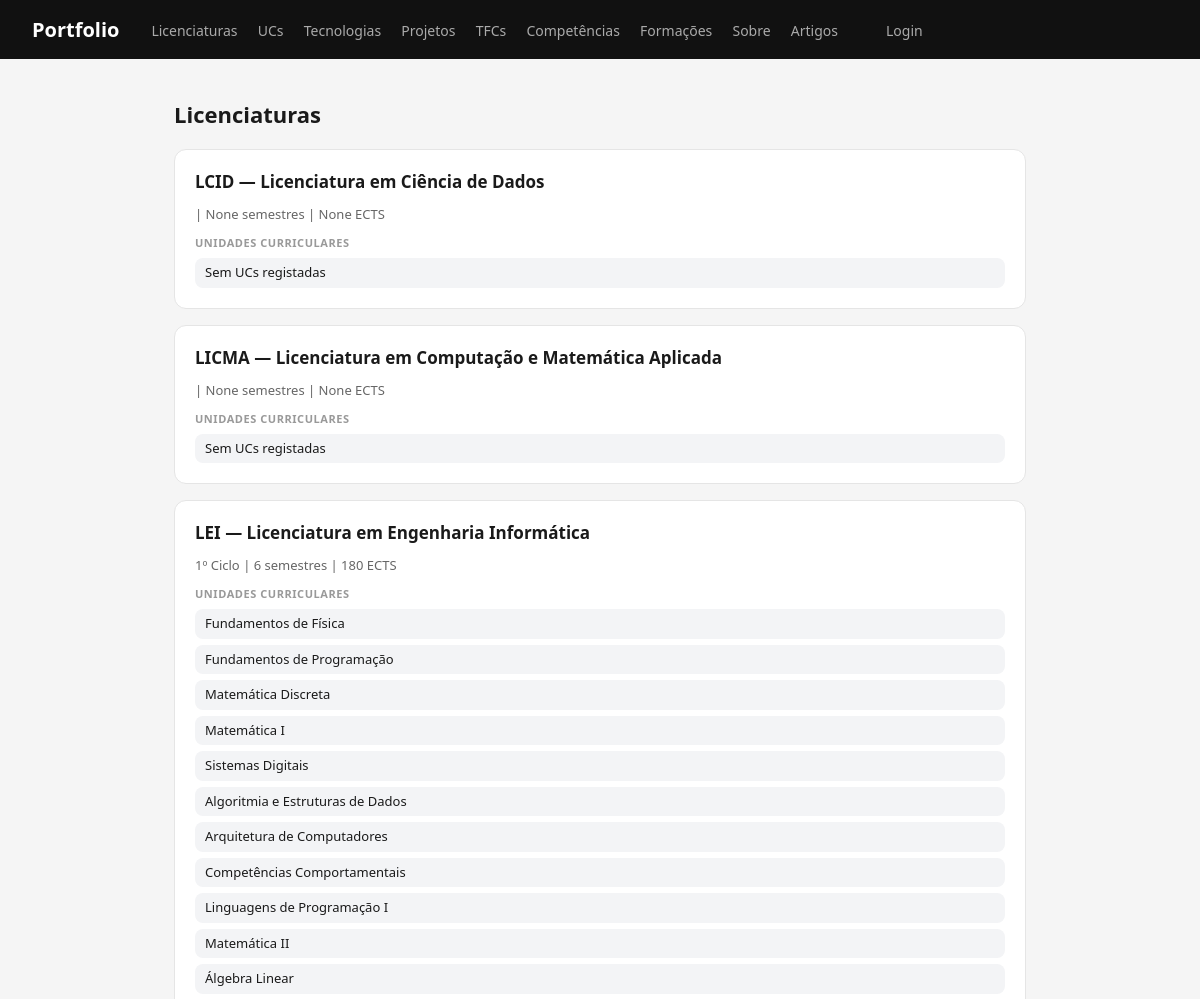
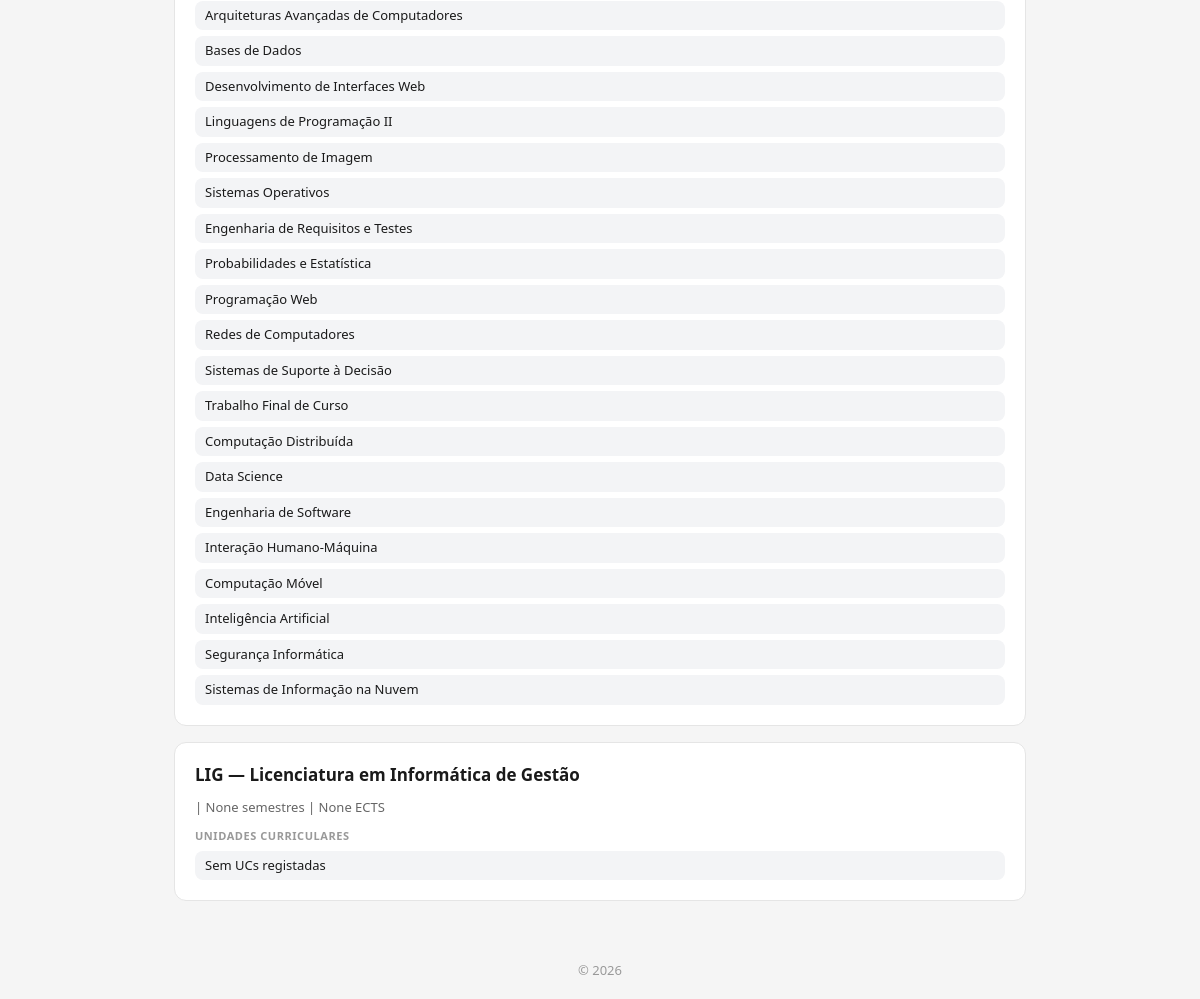
Page /portfolio/licenciaturas/ on the committed database (2 pictures, top to bottom).
### portfolio/models.py (models this page shows, shortened)
class Licenciatura(models.Model):
    nome = models.CharField(max_length=150)
    sigla = models.CharField(max_length=20)
    codigo = models.CharField(
        max_length=20,
        unique=True,
        help_text="Código usado pela instituição (por exemplo, 260 para LEI).",
    )
    descricao = models.TextField(blank=True)
    duracao_semestres = models.PositiveSmallIntegerField(
        validators=[MinValueValidator(1)],
        blank=True,
        null=True,
    )
    ects = models.PositiveSmallIntegerField(
        validators=[MinValueValidator(1)],
        blank=True,
        null=True,
    )
    website = models.URLField(blank=True)
    imagem = models.ImageField(upload_to="licenciaturas/", blank=True)
    objetivos = models.TextField(blank=True)
    competencias = models.TextField(blank=True)
    saidas_profissionais = models.TextField(blank=True)
    condicoes_acesso = models.TextField(blank=True)
    grau = models.CharField(max_length=100, blank=True)
    area_cientifica = models.CharField(max_length=150, blank=True)
    modalidade = models.CharField(max_length=100, blank=True)
    acreditacao = models.CharField(max_length=100, blank=True)
    docentes = models.ManyToManyField(
        "Docente",
        related_name="licenciaturas",
        blank=True,
    )
    class Meta:
        ordering = ["nome"]
        verbose_name = "licenciatura"
        verbose_name_plural = "licenciaturas"

class UnidadeCurricular(models.Model):
    class Semestre(models.TextChoices):
        PRIMEIRO = "S1", "1.º semestre"
        SEGUNDO = "S2", "2.º semestre"
        ANUAL = "A", "Anual"
    licenciatura = models.ForeignKey(
        Licenciatura,
        on_delete=models.CASCADE,
        related_name="unidades_curriculares",
    )
    docentes = models.ManyToManyField(
        Docente,
        related_name="unidades_curriculares",
        blank=True,
    )
    nome = models.CharField(max_length=150)
    codigo = models.CharField(max_length=30)
    ano = models.PositiveSmallIntegerField(
        validators=[MinValueValidator(1), MaxValueValidator(6)]
    )
    semestre = models.CharField(max_length=2, choices=Semestre.choices)
    ects = models.DecimalField(
        max_digits=4,
        decimal_places=1,
        validators=[MinValueValidator(0.5)],
    )
    descricao = models.TextField(blank=True)
    imagem = models.ImageField(upload_to="unidades_curriculares/", blank=True)
    ano_letivo = models.CharField(max_length=6, blank=True)
    apresentacao = models.TextField(blank=True)
    objetivos = models.TextField(blank=True)
    competencias = models.TextField(blank=True)
    programa = models.TextField(blank=True)
    metodologia = models.TextField(blank=True)
    avaliacao = models.TextField(blank=True)
    bibliografia = models.TextField(blank=True)
    natureza = models.CharField(max_length=100, blank=True)
    idioma = models.CharField(max_length=100, blank=True)
    horas_contacto = models.DecimalField(
        max_digits=6,
        decimal_places=1,
        blank=True,
        null=True,
    )
    class Meta:
        ordering = ["licenciatura", "ano", "semestre", "nome"]
        verbose_name = "unidade curricular"
        verbose_name_plural = "unidades curriculares"
        constraints = [
            models.UniqueConstraint(
                fields=["licenciatura", "codigo"],
                name="uc_codigo_unico_por_licenciatura",
            )
        ]

### portfolio/views.py (the view)
# urls.py: path('licenciaturas/', views.licenciaturas_view, name='licenciaturas'),
def licenciaturas_view(request):
    licenciaturas = Licenciatura.objects.prefetch_related('unidades_curriculares').all()
    return render(request, 'portfolio/licenciaturas.html', {'licenciaturas': licenciaturas})

### accounts/context_processors.py (called while the page is built)
def is_gestor(request):
    authenticated = request.user.is_authenticated
    superuser = authenticated and request.user.is_superuser
    gestor = authenticated and (
        superuser or request.user.groups.filter(name='gestor-portfolio').exists()
    )
    autor = authenticated and (
        superuser or request.user.groups.filter(name='autores').exists()
    )
    return {'is_gestor': gestor, 'is_autor': autor}

### portfolio/templates/portfolio/licenciaturas.html
{% extends "portfolio/base.html" %}
{% block content %}
<h2>Licenciaturas</h2>
<section>
    {% for lic in licenciaturas %}
    <article>
        <header>
            <h3>{{ lic.sigla }} — {{ lic.nome }}</h3>
            <p>{{ lic.grau }} | {{ lic.duracao_semestres }} semestres | {{ lic.ects }} ECTS</p>
        </header>
        <section>
            <h4>Unidades Curriculares</h4>
            <ul>
                {% for uc in lic.unidades_curriculares.all %}
                <li>{{ uc.nome }}</li>
                {% empty %}
                <li>Sem UCs registadas</li>
                {% endfor %}
            </ul>
        </section>
    </article>
    {% endfor %}
</section>
{% endblock %}

### portfolio/static/portfolio/styles.css (style rules this page uses)
* { box-sizing: border-box; margin: 0; padding: 0; }
body { font-family: system-ui, sans-serif; background: #f5f5f5; color: #1a1a1a; }
h2 { font-size: 22px; margin-bottom: 20px; }
section > article { background: white; border-radius: 12px; padding: 20px; margin-bottom: 16px; border: 1px solid #e5e5e5; }
article > header { display: flex; align-items: center; gap: 12px; flex-wrap: wrap; }
article > header h3 { font-size: 17px; font-weight: 600; flex: 1; }
article > header p { font-size: 13px; color: #666; width: 100%; }
article > section h4 { font-size: 11px; text-transform: uppercase; letter-spacing: .05em; color: #999; margin: 12px 0 8px; }
article > section ul { list-style: none; display: flex; flex-direction: column; gap: 6px; }
article > section ul li { font-size: 13px; color: #1a1a1a; padding: 5px 10px; background: #f3f4f6; border-radius: 8px; line-height: 1.5; }

### rows in the picture
Licenciatura: sigla "LCID", nome "Licenciatura em Ciência de Dados", duracao_semestres "None", ects "None"
Licenciatura: sigla "LICMA", nome "Licenciatura em Computação e Matemática Aplicada", duracao_semestres "None", ects "None"
Licenciatura: sigla "LEI", nome "Licenciatura em Engenharia Informática", grau "1º Ciclo", duracao_semestres "6", ects "180"
UnidadeCurricular: nome "Fundamentos de Física"
UnidadeCurricular: nome "Fundamentos de Programação"
UnidadeCurricular: nome "Matemática Discreta"
UnidadeCurricular: nome "Matemática I"
UnidadeCurricular: nome "Sistemas Digitais"
UnidadeCurricular: nome "Algoritmia e Estruturas de Dados"
UnidadeCurricular: nome "Arquitetura de Computadores"
UnidadeCurricular: nome "Competências Comportamentais"
UnidadeCurricular: nome "Linguagens de Programação I"
UnidadeCurricular: nome "Matemática II"
UnidadeCurricular: nome "Álgebra Linear"
UnidadeCurricular: nome "Arquiteturas Avançadas de Computadores"
UnidadeCurricular: nome "Bases de Dados"
UnidadeCurricular: nome "Desenvolvimento de Interfaces Web"
UnidadeCurricular: nome "Linguagens de Programação II"
UnidadeCurricular: nome "Processamento de Imagem"
UnidadeCurricular: nome "Sistemas Operativos"
UnidadeCurricular: nome "Engenharia de Requisitos e Testes"
UnidadeCurricular: nome "Probabilidades e Estatística"
UnidadeCurricular: nome "Programação Web"
UnidadeCurricular: nome "Redes de Computadores"
UnidadeCurricular: nome "Sistemas de Suporte à Decisão"
UnidadeCurricular: nome "Trabalho Final de Curso"
UnidadeCurricular: nome "Computação Distribuída"
UnidadeCurricular: nome "Data Science"
UnidadeCurricular: nome "Engenharia de Software"
UnidadeCurricular: nome "Interação Humano-Máquina"
UnidadeCurricular: nome "Computação Móvel"
UnidadeCurricular: nome "Inteligência Artificial"
UnidadeCurricular: nome "Segurança Informática"
UnidadeCurricular: nome "Sistemas de Informação na Nuvem"
Licenciatura: sigla "LIG", nome "Licenciatura em Informática de Gestão", duracao_semestres "None", ects "None"
